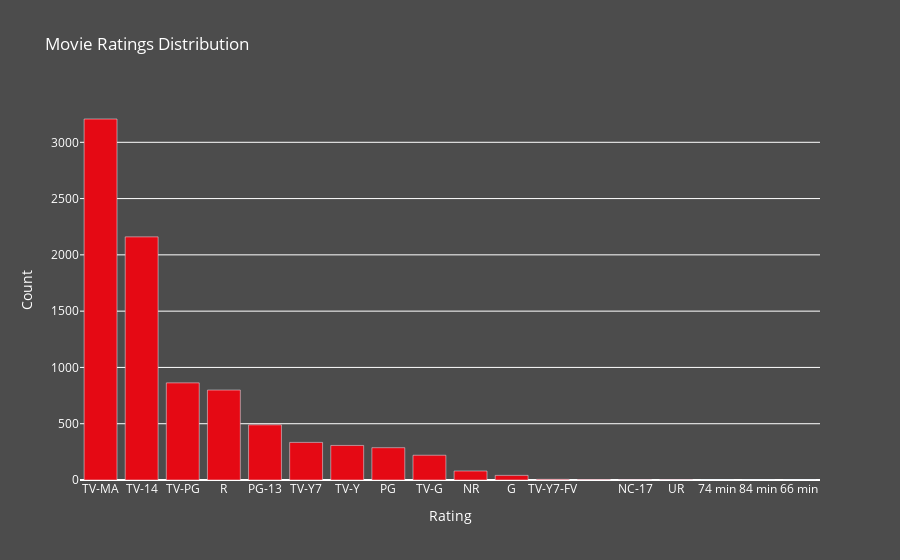

This figure's notebook cell:
### Code cell
ratings       = list(netflix_data['rating'].value_counts().index)
rating_counts = list(netflix_data['rating'].value_counts().values)

fig = go.Figure(data=[go.Bar(
    x=ratings,
    y=rating_counts,
    marker_color='#E50914'
)])

fig.update_layout(
    title='Movie Ratings Distribution',
    xaxis_title='Rating',
    yaxis_title='Count',
    plot_bgcolor='rgba(0, 0, 0, 0)',
    paper_bgcolor='rgba(0, 0, 0, 0.7)',
    font=dict(
        color='white'
    )
)

fig.show()

### Figure 1 — Plotly figure (JSON) as saved in the notebook; plotly's stock layout.template omitted (floating-point values rounded to 4 significant figures)
{"data": [{"marker": {"color": "#E50914"}, "type": "bar", "x": ["TV-MA", "TV-14", "TV-PG", "R", "PG-13", "TV-Y7", "TV-Y", "PG", "TV-G", "NR", "G", "TV-Y7-FV", "", "NC-17", "UR", "74 min", "84 min", "66 min"], "y": [3207, 2160, 863, 799, 490, 334, 307, 287, 220, 80, 41, 6, 4, 3, 3, 1, 1, 1]}], "layout": {"font": {"color": "white"}, "paper_bgcolor": "rgba(0, 0, 0, 0.7)", "plot_bgcolor": "rgba(0, 0, 0, 0)", "title": {"text": "Movie Ratings Distribution"}, "xaxis": {"title": {"text": "Rating"}}, "yaxis": {"title": {"text": "Count"}}}}
